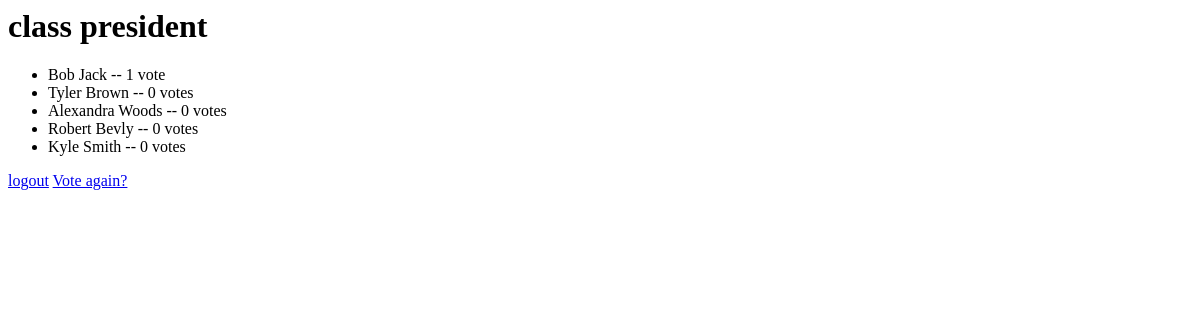
The app's page /elections/2/results/, older data.
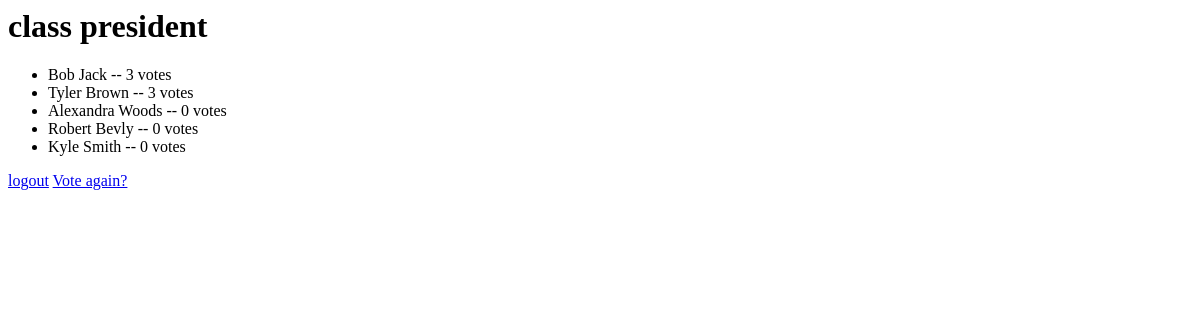
The same page, newer data.
### elections/models.py (models this page shows, shortened)
class Election(models.Model):
    def in_election_window(self):
        if tz.now() > self.start_date and tz.now() < self.end_date:
            return True
        else:
            return False
    election_text = models.CharField(max_length=200)
    start_date = models.DateTimeField('date election starts')
    end_date = models.DateTimeField('date election ends')
    in_election_window.admin_order_field = 'start_date'
    in_election_window.boolean = True
    in_election_window.short_description = 'In election window?'

class Candidate(models.Model):
    election = models.ForeignKey(Election)
    candidate_name = models.CharField(max_length=200)
    votes = models.IntegerField(default=0)

### elections/views.py (the view)
class ResultsView(generic.DetailView):
    model = Election
    template_name = 'elections/results.html'

### elections/templates/elections/results.html
<h1>{{ election.election_text }}</h1>
<ul>
{% for candidate in election.candidate_set.all %}
    <li>{{ candidate.candidate_name }} -- {{ candidate.votes }} vote{{ candidate.votes|pluralize }}</li>
{% endfor %}
</ul>
<a href="/accounts/logout">logout</a>
<a href="{% url 'elections:detail' election.id %}">Vote again?</a>

Row changes from the older to the newer data that the page shows:
changed Candidate "Bob Jack": votes "1" → "3"
changed Candidate "Tyler Brown": votes "0" → "3"
